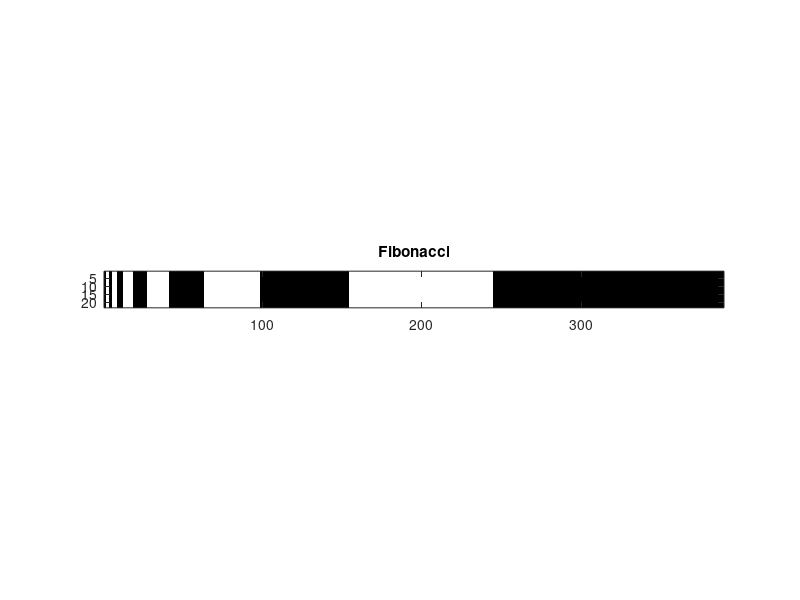

The MATLAB source for this figure:
%%%%%%%%%%%%%%%%%%%%%%%%%%%%%%%%%%%%%%%%%%%%%%%%%
% Fibonacci-Folge visualisiert
%%%%%%%%%%%%%%%%%%%%%%%%%%%%%%%%%%%%%%%%%%%%%%%%%
clc;clear all;close all

k = 13;

f = ones(1,k);
f(1) = 0;
f(2) = 1;

for n = 3:k
    f(n) = f(n-1) + f(n-2);
end

Image = [];

for n = 1:k
    disp(['f(' num2str(n) ')= ' num2str(f(n)) ', Breite: ' num2str(f(n)+1) 'px' ])
    TMP(1:round(sum(f)*.0618),1:f(n)+1) = mod(n+1,2);
    Image = [ Image TMP ];
    clear TMP
end

figure
    imshow(Image,[])
    axis on
    title('Fibonacci')
    
imwrite(Image,'C:\Users\haberthuer\Desktop\fibonacci.png')
   